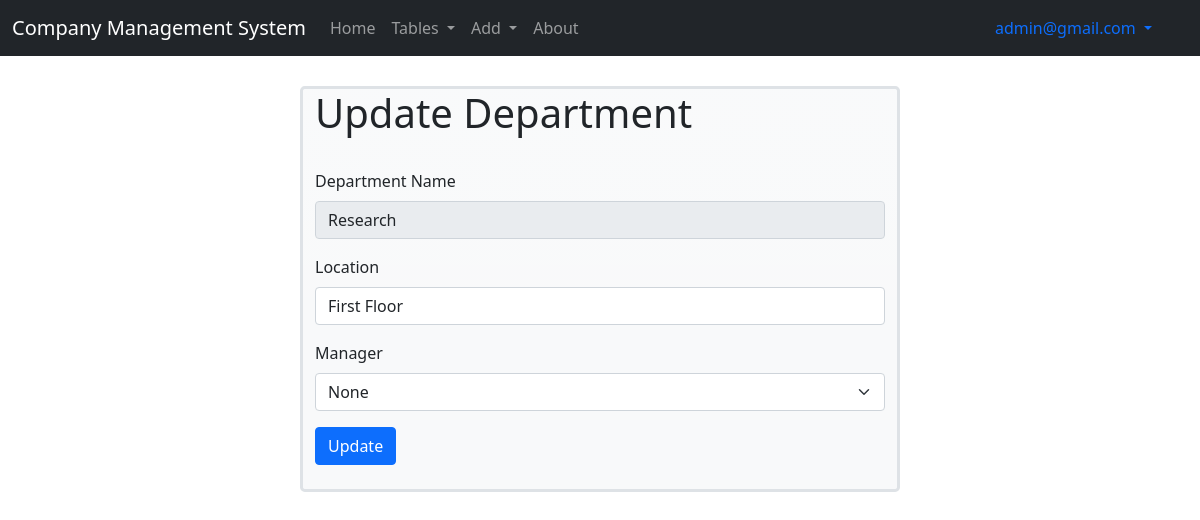
/department/5/update (signed in), run on the app's committed database.
### application/models.py (models this page shows)
class User(db.Model, UserMixin):
    __tablename__ = 'user'
    id = db.Column(db.Integer, primary_key = True, autoincrement = True)
    username = db.Column(db.String, nullable = False)
    email = db.Column(db.String, unique = True, nullable = False)
    password = db.Column(db.String, nullable = False)
    active = db.Column(db.Boolean)
    roles = db.relationship('Role', secondary = 'roles_users')
    employee = db.relationship('Employee', backref = db.backref('user', uselist = False), primaryjoin = "User.id == Employee.user_id", uselist = False, cascade = "all, delete")

class Department(db.Model):
    __tablename__ = 'department'
    dept_id = db.Column(db.Integer, primary_key = True, autoincrement = True)
    dept_name = db.Column(db.String, nullable = False, unique = True)
    dept_location = db.Column(db.String, nullable = False)
    mgr_emp_id = db.Column(db.Integer, db.ForeignKey("employee.emp_id"))
    mgr_emp = db.relationship('Employee', uselist = False, primaryjoin = "Department.mgr_emp_id == Employee.emp_id")
    emps = db.relationship('Employee', backref = db.backref('dept', uselist = False), primaryjoin = "Department.dept_id == Employee.dept_id")
    projs = db.relationship('Project', backref = db.backref('dept', uselist = False), primaryjoin = "Department.dept_id == Project.dept_id")

### application/controllers.py (the view, shortened to what this page needs)
@app.route("/department/<int:dept_id>/update", methods = ["GET", "POST"])
@roles_required('admin')
def update_department(dept_id):
    dept = Department.query.filter(Department.dept_id == dept_id).one()
    form = UpdateDepartmentForm(obj=dept)
    form.mgr_emp_id.choices = emp_list()
    if request.method == "GET":
        return render_template("update_department.html", form = form, dept_id = dept_id)

### application/forms.py
class UpdateDepartmentForm(FlaskForm):
    dept_name = StringField('Department Name', validators=[DataRequired()])
    dept_location = StringField('Location', validators=[DataRequired()])
    mgr_emp_id = SelectField('Manager', choices=[], validators=[DataRequired()])

### application/controllers.py (called while the page is built)
def emp_list():
    emps = [(emp.emp_id,f'emp_id:{emp.emp_id}, f_name:{emp.f_name}') for emp in db.session.query(Employee).all()]
    emps = [(None,'None')] + emps
    return emps

### templates/update_department.html (shortened to what this page needs)
{% extends "base.html" %} {% block title %}Update Department{% endblock %} {%
block body_content %}
<div
  class="container w-50 bg-light bg-gradient border border-3 rounded-3"
  style="margin-top: 30px"
>
  <h1>Update Department</h1>
  <br />
  <form
    action="/department/{{ dept_id }}/update"
    method="post"
    name="update_department_form"
  >
    <div class="mb-3">
      {{ form.dept_name.label(class="form-label") }}
      <div class="">
        {{ form.dept_name(class="form-control", disabled = True) }}
      </div>
    </div>
    <div class="mb-3">
      {{ form.dept_location.label(class="form-label") }}
      <div class="">{{ form.dept_location(class="form-control") }}</div>
    </div>
    <div class="mb-3">
      {{ form.mgr_emp_id.label(class="form-label") }}
      <div class="">{{ form.mgr_emp_id(class="form-select") }}</div>
    </div>
    <div>
      <input
        class="btn btn-primary"
        id="submit"
        name="submit"
        type="submit"
        value="Update"
      />
    </div>
  </form>
  <br />
</div>
{% endblock %}

### templates/base.html (shortened to what this page needs)
<!DOCTYPE html>
<html lang="en">
  <head>
    <link
      href="https://cdn.jsdelivr.net/npm/bootstrap@5.1.3/dist/css/bootstrap.min.css"
      rel="stylesheet"
    />
  </head>
  <body>
    <nav class="navbar navbar-expand-lg navbar-dark bg-dark">
      <div class="container-fluid">
        <a class="navbar-brand" href="#">Company Management System</a>
        <div class="collapse navbar-collapse" id="navbarText">
          <ul class="navbar-nav me-auto mb-2 mb-lg-0">
            <li class="nav-item">
              <a class="nav-link" id="home" aria-current="page" href="/home"
                >Home</a
              >
            </li>
            {% if current_user.is_authenticated %}
            <li class="nav-item dropdown">
              <a
                class="nav-link dropdown-toggle"
                href="#"
                id="navbarDropdown"
                role="button"
                data-bs-toggle="dropdown"
                aria-expanded="false"
              >
                Tables
              </a>
            </li>
            <li class="nav-item dropdown">
              <a
                class="nav-link dropdown-toggle"
                href="#"
                id="navbarDropdown"
                role="button"
                data-bs-toggle="dropdown"
                aria-expanded="false"
              >
                Add
              </a>
            </li>
            <li class="nav-item">
              <a class="nav-link" id="about" href="/about">About</a>
            </li>
            {% endif %} {% block navbar_items %}{% endblock %}
          </ul>
          <div>
            <div class="nav-item dropdown" style="margin-right: 20px">
              <a
                class="nav-link dropdown-toggle"
                href="#"
                id="navbarDropdownMenuLink"
                role="button"
                data-bs-toggle="dropdown"
                aria-expanded="false"
              >
                {% if current_user.is_authenticated %} {{ current_user.email }}
                {% else %} Not logged in {% endif %}
              </a>
            </div>
          </div>
        </div>
      </div>
    </nav>
    {% block body_content %}{% endblock %}
  </body>
</html>

### data on the page
User: email "admin@gmail.com"
Department: dept_name "Research", dept_location "First Floor", mgr_emp_id "None"
